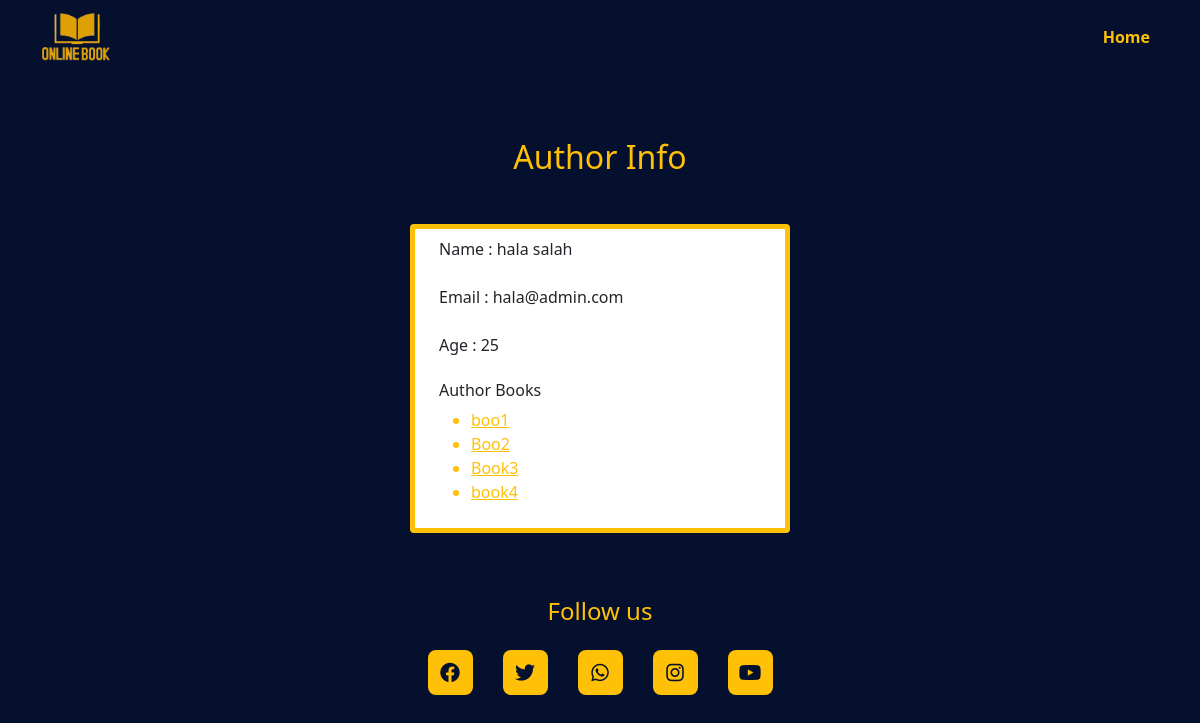
The page /author/1 on the database as committed earlier.
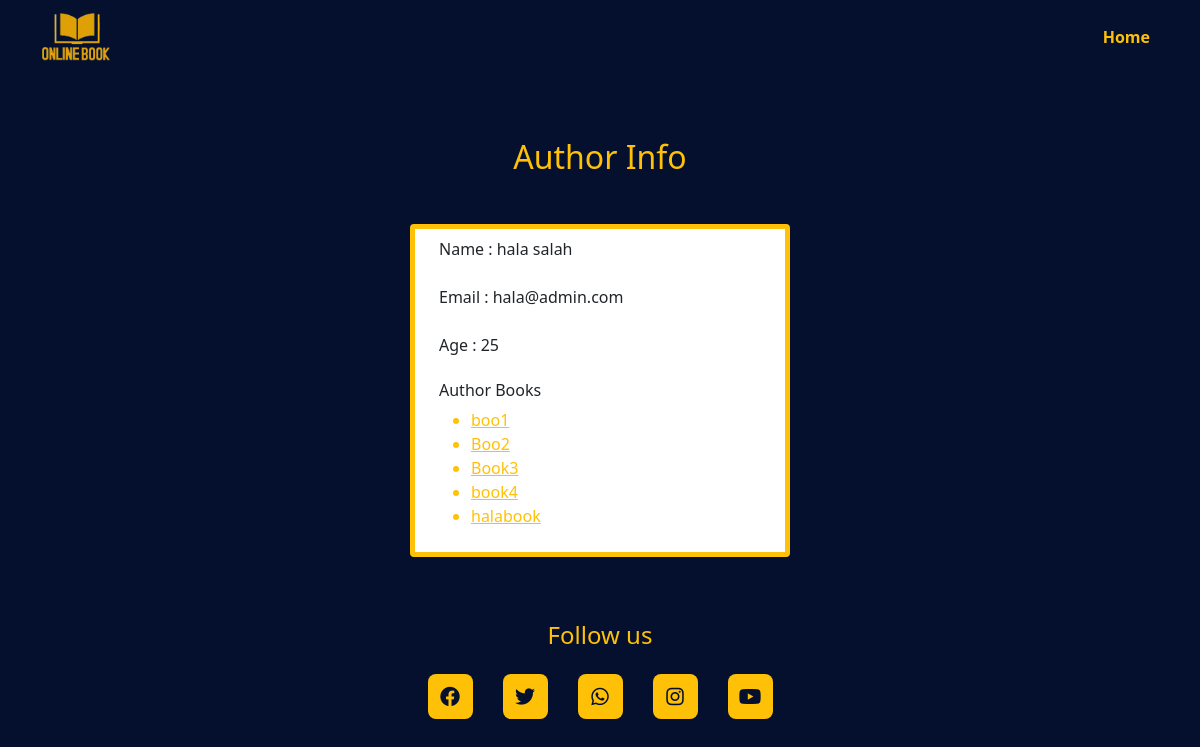
The same page on the database as committed later.
### books/models.py (models this page shows, shortened)
class Author(models.Model):
    name=models.CharField(max_length=100)
    age=models.IntegerField()
    email=models.EmailField()
    profile=models.URLField()
    created_at=models.DateField(auto_now_add=True)
    last_edit_at=models.DateField(auto_now=True)

class Book(models.Model):
    title=models.CharField(max_length=100)
    description=models.CharField(max_length=200)
    overview=models.CharField(max_length=400)
    image=models.URLField()
    upload_image = models.ImageField(upload_to='imgs/')
    author_id=models.ForeignKey(Author,on_delete=models.CASCADE)
    created_at=models.DateField(auto_now_add=True)
    last_edit_at=models.DateField(auto_now=True)
    def __str__(self):
        return self.title

### books/views.py (the view)
# urls.py: path('author/<int:id>',show_book_author)
def show_book_author(request,id):
    author=get_object_or_404(Author,id=id)
    book_author=Book.objects.filter(author_id=id)
    print(book_author)
    context={
        "book_author":book_author,
        "author":author
    }
    return render(request,"books/book_author.html",context=context)

### books/templates/books/book_author.html
{% extends 'books/layout.html' %}
{% load static %}
{% block content %}
    <div class="container my-3">
        <div class="row justify-content-center align-items-center">
            <h2 class="text-center text-warning my-5">Author Info</h2>
            <div class="box px-4 card col-md-4 p-2" style="border: 5px solid #ffc107;">
                <p class=" mb-4">Name : {{author.name}}</p>
                <p class="name text-dark  mb-4">Email : {{author.email}}</p>
                <p class="name text-dark  mb-4">Age : {{author.age}}</p>
                <h6 class="">Author Books</h6>
                <ul>
                {% for book in book_author %}
                    <a class="w-100" href="/book/{{book.id}}">
                        <li class="text-warning text-decoration-underline">{{book.title}}</li>
                    </a>
                {% empty %}
                </ul>
                <p class="text-center ">No Book Found yet</p>
            {% endfor %}
            </div>
        </div>
    </div>
{% endblock %}

### books/templates/books/layout.html (shortened to what this page needs)
{% load static %}
<!DOCTYPE html>
<html lang="en">
<head>
    <link rel="stylesheet" href="https://cdnjs.cloudflare.com/ajax/libs/font-awesome/6.1.1/css/all.min.css" />
    <link href="https://cdn.jsdelivr.net/npm/bootstrap@5.0.2/dist/css/bootstrap.min.css" rel="stylesheet">
    <link rel="stylesheet" href="{%  static 'books/style.css'%}">
<body>
    <nav class="navbar navbar-expand-lg navbar-dark main-bg sticky-top">
        <div class="container">
            <a class="navbar-brand" href="#"><img src="{%  static 'books/imgs/logo.png'%}" alt="Logo" /></a>
            <div class="collapse navbar-collapse" id="navbarSupportedContent">
                <ul class="navbar-nav ms-auto mb-2 mb-lg-0">
                    <li class="nav-item">
                        <a class="nav-link active fw-bold text-warning" aria-current="page" href="{% url 'index' %}">Home</a>
                    </li>
                </ul>
            </div>
        </div>
    </nav>
    {% block content %}
    {% endblock%}
    <footer class="pt-5">
        <div class="container">
            <div class="row">
                <div class="col-md-12 mb-4">
                    <h4 class="text-warning mb-4 text-center">Follow us</h4>
                    <div class="Social-media">
                        <a href="#"><i class="fab fa-facebook"></i></a>
                        <a href="#"><i class="fab fa-twitter"></i></a>
                        <a href="#"><i class="fab fa-whatsapp"></i></a>
                        <a href="#"><i class="fab fa-instagram"></i></a>
                        <a href="#"><i class="fab fa-youtube"></i></a>
                    </div>
                </div>
            </div>
        </div>
    </footer>
</body>
</html>

### books/static/books/style.css (style rules this page uses)
body { background-color: #05102e; }
.navbar-brand img { width: 68px !important; }
a,a:hover { text-decoration: none; }
footer .Social-media { display: flex; justify-content: center; }
footer a { display: flex; background: #ffc107; height: 45px; width: 45px; margin: 0 15px; border-radius: 8px; align-items: center; justify-content: center; text-decoration: none; border: 1px solid rgba(0, 0, 0, 0); transition: transform 0.5s }
footer a i { font-size: 20px; color:#05102e; transition: transform 0.5s; }

Rows that differ between the two databases and show on the page:
added Book: title "halabook"
